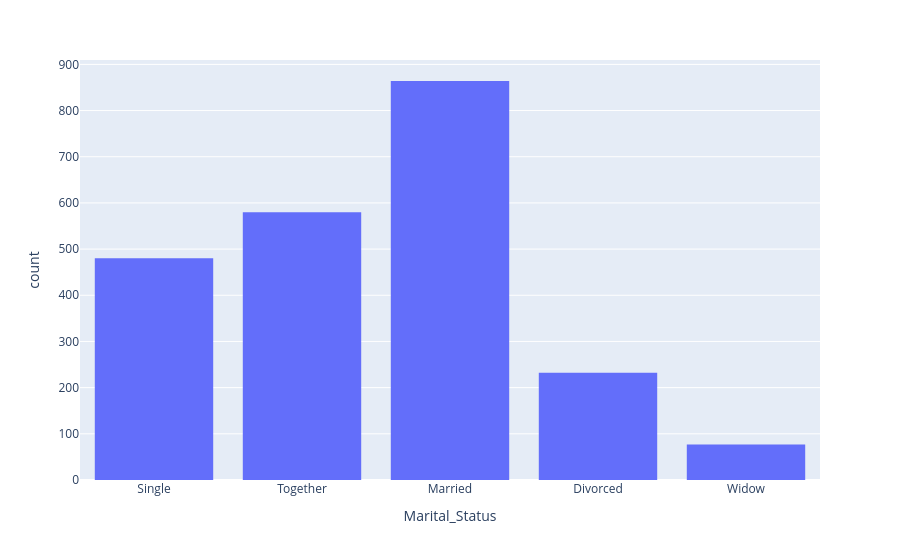

Source (notebook cell):
### Code cell
bad_statuses = ["Alone", "Absurd", "YOLO"]

df_clean = df[~df["Marital_Status"].isin(bad_statuses)]

px.histogram(df_clean, x="Marital_Status")

### Figure 1 — Plotly figure (JSON) as saved in the notebook; plotly's stock layout.template omitted (floating-point values rounded to 4 significant figures; data arrays with more than 128 entries replaced by an {"elided": "..."} marker saying what was removed)
{"data": [{"bingroup": "x", "hovertemplate": "Marital_Status=%{x}<br>count=%{y}<extra></extra>", "legendgroup": "", "marker": {"color": "#636efa", "pattern": {"shape": ""}}, "name": "", "orientation": "v", "showlegend": false, "type": "histogram", "x": {"elided": "2233 str values"}, "xaxis": "x", "yaxis": "y"}], "layout": {"barmode": "relative", "legend": {"tracegroupgap": 0}, "margin": {"t": 60}, "xaxis": {"anchor": "y", "domain": [0, 1], "title": {"text": "Marital_Status"}}, "yaxis": {"anchor": "x", "domain": [0, 1], "title": {"text": "count"}}}}
